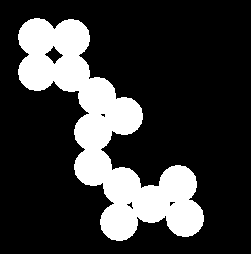
#> input picture Lab/images/lab_9_1.png, 251 x 254 px, found by its file name
$ python lab_9.py
#> lines starting #> are read from the running program, lines starting #| are printed output that depends on the picture; after the words box and inside, x2 and y2 are one past the last pixel; in counts of white or black regions, pixels touching at a corner belong together
#> `image = cv2.imread('Lab/images/lab_9_1.png', cv2.IMREAD_GRAYSCALE)`: image: shape (254, 251); 22.2% white; 1 white region, box (x1, y1, x2, y2) and area: (18, 18, 204, 241) 14134
import cv2
import numpy as np

def custom_erosion(image, kernel):
    _, image = cv2.threshold(image, 120, 255, cv2.THRESH_BINARY)
    padding = kernel.shape[0] // 2
    image = cv2.copyMakeBorder(image, padding, padding, padding, padding, cv2.BORDER_CONSTANT, None, value=0)
#> image: shape (272, 269); 19.3% white; 1 white region, box (x1, y1, x2, y2) and area: (27, 27, 213, 250) 14134
    eroded_image = np.zeros((image.shape[0], image.shape[1]), dtype=np.uint8)
    for i in range(padding, image.shape[0]-padding):
        for j in range(padding, image.shape[1] - padding):
            if np.count_nonzero(np.multiply(image[i-padding:i+padding+1, j-padding:j+padding+1], kernel)) == np.count_nonzero(kernel):
                eroded_image[i, j] = 255
#> eroded_image: shape (272, 269); 3.1% white; 13 white regions, largest, box (x1, y1, x2, y2) and area: (150, 204, 170, 220) 242, (97, 97, 116, 114) 221, (123, 117, 140, 132) 211
#> `eroded_image = custom_erosion(image, kernel)`: eroded_image: shape (254, 251); 3.5% white; 13 white regions, largest, box (x1, y1, x2, y2) and area: (141, 195, 161, 211) 242, (88, 88, 107, 105) 221, (114, 108, 131, 123) 211

    return eroded_image[padding:image.shape[0]-padding, padding:image.shape[1]-padding]

def custom_dilation(image, kernel):
    _, image = cv2.threshold(image, 120, 255, cv2.THRESH_BINARY)
    padding = kernel.shape[0] // 2
    image = cv2.copyMakeBorder(image, padding, padding, padding, padding, cv2.BORDER_CONSTANT, None, value=0)
    dilated_image = np.zeros((image.shape[0], image.shape[1]), dtype=np.uint8)
    for i in range(padding, image.shape[0]-padding):
        for j in range(padding, image.shape[1] - padding):
            if np.count_nonzero(np.multiply(image[i-padding:i+padding+1, j-padding:j+padding+1], kernel)) > 0:
                dilated_image[i, j] = 255

    return dilated_image[padding:image.shape[0]-padding, padding:image.shape[1]-padding]


def count_balls(image):
    _, binary_image = cv2.threshold(image, 127, 255, cv2.THRESH_BINARY)
    num_labels, labels, stats, _ = cv2.connectedComponentsWithStats(binary_image, connectivity=8)
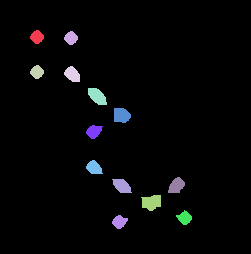
#> labels: shape (254, 251) int32; 14 distinct labels, from 0 to 13; one colour per label, 0 black
#> num_labels = 14; stats = 14 rows, first 6: [0, 0, 251, 254, 61507], [30, 30, 14, 14, 135], [64, 31, 14, 14, 135], [30, 65, 14, 14, 135], [64, 66, 16, 16, 179], [88, 88, 19, 17, 221]
    num_balls = num_labels - 1
#> num_balls = 13

    return num_balls


# task 1
kernel = np.ones((19, 19)) * 255
image = cv2.imread('Lab/images/lab_9_1.png', cv2.IMREAD_GRAYSCALE)
eroded_image = custom_erosion(image, kernel)
num_balls = count_balls(eroded_image)
#> num_balls = 13
cv2.imshow('Original Image', image)
cv2.imshow('Eroded Image', eroded_image)
print("Total number of balls after erosion:", num_balls)
#| Total number of balls after erosion: 13
cv2.waitKey(0)
cv2.destroyAllWindows()

# task 2
kernel = np.ones((3, 3)) * 255
image = cv2.imread('Lab/images/lab_9_2.jpg', cv2.IMREAD_GRAYSCALE)
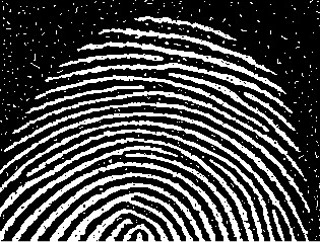
#> input picture Lab/images/lab_9_2.jpg, 320 x 242 px, found by its file name
#> image is the input picture: shape (242, 320); min 0, max 255, mean 74.4
eroded_image = custom_erosion(image, kernel)
#> in custom_erosion (call 2), `_, image = cv2.threshold(image, 120, 255, cv2.THRESH_BINARY)`: image: shape (242, 320); 29.2% white; 384 white regions (372 under 20 px), largest, box (x1, y1, x2, y2) and area: (0, 112, 320, 242) 13529, (4, 102, 310, 213) 1273, (12, 91, 304, 177) 1119
#> in custom_erosion (call 2), `image = cv2.copyMakeBorder(image, padding, padding, padding, padding, ..`: image: shape (244, 322); 28.8% white; 384 white regions (372 under 20 px), largest, box (x1, y1, x2, y2) and area: (1, 113, 321, 243) 13529, (5, 103, 311, 214) 1273, (13, 92, 305, 178) 1119
#> after the loop in custom_erosion (call 2), `for i in range(padding, image.shape[0]-padding):`: eroded_image: shape (244, 322); 9.3% white in thin lines or dots, all inside (x1, y1, x2, y2) = (2, 18, 308, 242)
#> eroded_image: shape (242, 320); 9.5% white in thin lines or dots, all inside (x1, y1, x2, y2) = (1, 17, 307, 241)
dilated_image = custom_dilation(eroded_image, kernel)
#> after the loop in custom_dilation, `for i in range(padding, image.shape[0]-padding):`: dilated_image: shape (244, 322); 25.4% white; 154 white regions (25 under 20 px), largest, box (x1, y1, x2, y2) and area: (69, 193, 194, 243) 1180, (1, 139, 135, 213) 702, (157, 104, 297, 188) 652
#> dilated_image: shape (242, 320); 25.7% white; 154 white regions (25 under 20 px), largest, box (x1, y1, x2, y2) and area: (68, 192, 193, 242) 1180, (0, 138, 134, 212) 702, (156, 103, 296, 187) 652

cv2.imshow('Original Image', image)
cv2.imshow('After noise removal', eroded_image)
cv2.imshow('After filling gaps', dilated_image)
cv2.waitKey(0)
cv2.destroyAllWindows()

# task 3
image = cv2.imread('Lab/images/lab_9_3.jpg', cv2.IMREAD_GRAYSCALE)
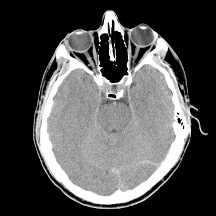
#> input picture Lab/images/lab_9_3.jpg, 216 x 216 px, found by its file name
#> image is the input picture: shape (216, 216); min 0, max 255, mean 79.9
eroded_image = custom_erosion(image, kernel)
#> in custom_erosion (call 3), `_, image = cv2.threshold(image, 120, 255, cv2.THRESH_BINARY)`: image: shape (216, 216); 41.7% white; 42 white regions (38 under 20 px), largest, box (x1, y1, x2, y2) and area: (35, 25, 208, 205) 18594, (95, 10, 126, 42) 371, (39, 156, 179, 209) 249, (108, 37, 116, 61) 92
#> in custom_erosion (call 3), `image = cv2.copyMakeBorder(image, padding, padding, padding, padding, ..`: image: shape (218, 218); 41% white; 42 white regions (38 under 20 px), largest, box (x1, y1, x2, y2) and area: (36, 26, 209, 206) 18594, (96, 11, 127, 43) 371, (40, 157, 180, 210) 249, (109, 38, 117, 62) 92
#> after the loop in custom_erosion (call 3), `for i in range(padding, image.shape[0]-padding):`:
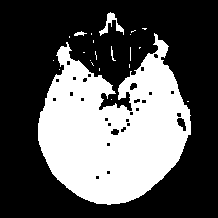
#> eroded_image: shape (218, 218); 35.1% white; 22 white regions (18 under 20 px), largest, box (x1, y1, x2, y2) and area: (38, 33, 191, 205) 16350, (99, 12, 124, 36) 185, (74, 31, 87, 36) 35, (111, 46, 116, 61) 25
#> eroded_image: shape (216, 216); 35.7% white; 22 white regions (18 under 20 px), largest, box (x1, y1, x2, y2) and area: (37, 32, 190, 204) 16350, (98, 11, 123, 35) 185, (73, 30, 86, 35) 35, (110, 45, 115, 60) 25
dilated_image = custom_dilation(image, kernel)
#> after the loop in custom_dilation (call 2), `for i in range(padding, image.shape[0]-padding):`:
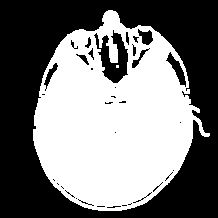
#> dilated_image: shape (218, 218); 47.5% white; 2 white regions (1 under 20 px), largest, box (x1, y1, x2, y2) and area: (33, 10, 210, 211) 22550
#> dilated_image: shape (216, 216); 48.4% white; 2 white regions (1 under 20 px), largest, box (x1, y1, x2, y2) and area: (32, 9, 209, 210) 22550
morphological_gradient = dilated_image - eroded_image
#> morphological_gradient: shape (216, 216); 12.6% white; 30 white regions (26 under 20 px), largest, box (x1, y1, x2, y2) and area: (32, 9, 209, 210) 5477, (176, 117, 185, 130) 68, (129, 82, 136, 89) 37, (110, 128, 118, 134) 37
cv2.imshow('Original Image', image)
cv2.imshow('Eroded Image', eroded_image)
cv2.imshow('Dilated Image', dilated_image)
cv2.imshow('Morphological Gradient', morphological_gradient)
cv2.waitKey(0)
cv2.destroyAllWindows()

# task 4
kernel = np.ones((25, 25)) * 255
image = cv2.imread('Lab/images/lab_9_4.jpg', 0  )
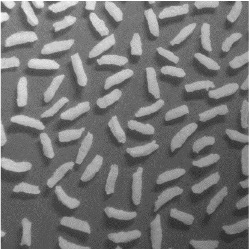
#> input picture Lab/images/lab_9_4.jpg, 249 x 249 px, found by its file name
#> image is the input picture: shape (249, 249); min 39, max 255, mean 116.3
opening = custom_dilation(custom_erosion(image, kernel), kernel)
#> in custom_erosion (call 4), `_, image = cv2.threshold(image, 120, 255, cv2.THRESH_BINARY)`: image: shape (249, 249); 35% white; 395 white regions (344 under 20 px), largest, box (x1, y1, x2, y2) and area: (0, 0, 249, 249) 7440, (9, 71, 70, 159) 1202, (97, 53, 135, 90) 629
#> in custom_erosion (call 4), `image = cv2.copyMakeBorder(image, padding, padding, padding, padding, ..`:
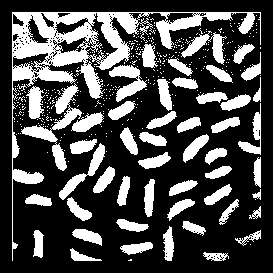
#> image: shape (273, 273); 29.1% white; 395 white regions (344 under 20 px), largest, box (x1, y1, x2, y2) and area: (12, 12, 261, 261) 7440, (21, 83, 82, 171) 1202, (109, 65, 147, 102) 629
#> after the loop in custom_erosion (call 4), `for i in range(padding, image.shape[0]-padding):`: eroded_image: shape (273, 273); every value is 0
#> in custom_dilation (call 3), `_, image = cv2.threshold(image, 120, 255, cv2.THRESH_BINARY)`: image: shape (249, 249); every value is 0
topHat = image- opening
cv2.imshow('Original Image', image)
cv2.imshow('Top-hat Transformation', topHat)
cv2.waitKey(0)
cv2.destroyAllWindows()
